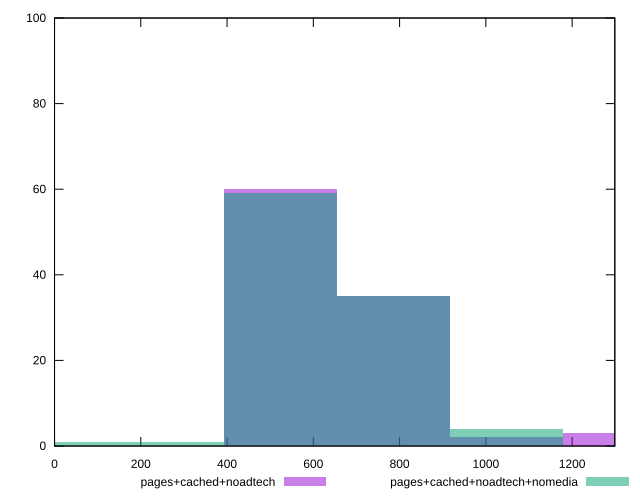

gnuplot code for this plot:
reset

$pagesCachedNoadtech <<EOF
1310.6839654283078 3
786.4103792569847 35
524.2735861713231 60
1048.5471723426463 2
EOF

$pagesCachedNoadtechNomedia <<EOF
1048.5471723426463 4
262.13679308566157 1
786.4103792569847 35
524.2735861713231 59
0 1
EOF

set key outside below
set boxwidth 262.13679308566157
set xrange [0:1299]
set yrange [0:100]
set trange [0:100]
set style fill transparent solid 0.5 noborder
set terminal svg size 640, 500 enhanced background rgb 'white'
set output "report_00014_2021-02-09T15:56:05.503Z/render-blocking-resources/comparison/histogram/2_vs_3.svg"

plot $pagesCachedNoadtech title "pages+cached+noadtech" with boxes, \
     $pagesCachedNoadtechNomedia title "pages+cached+noadtech+nomedia" with boxes

reset
